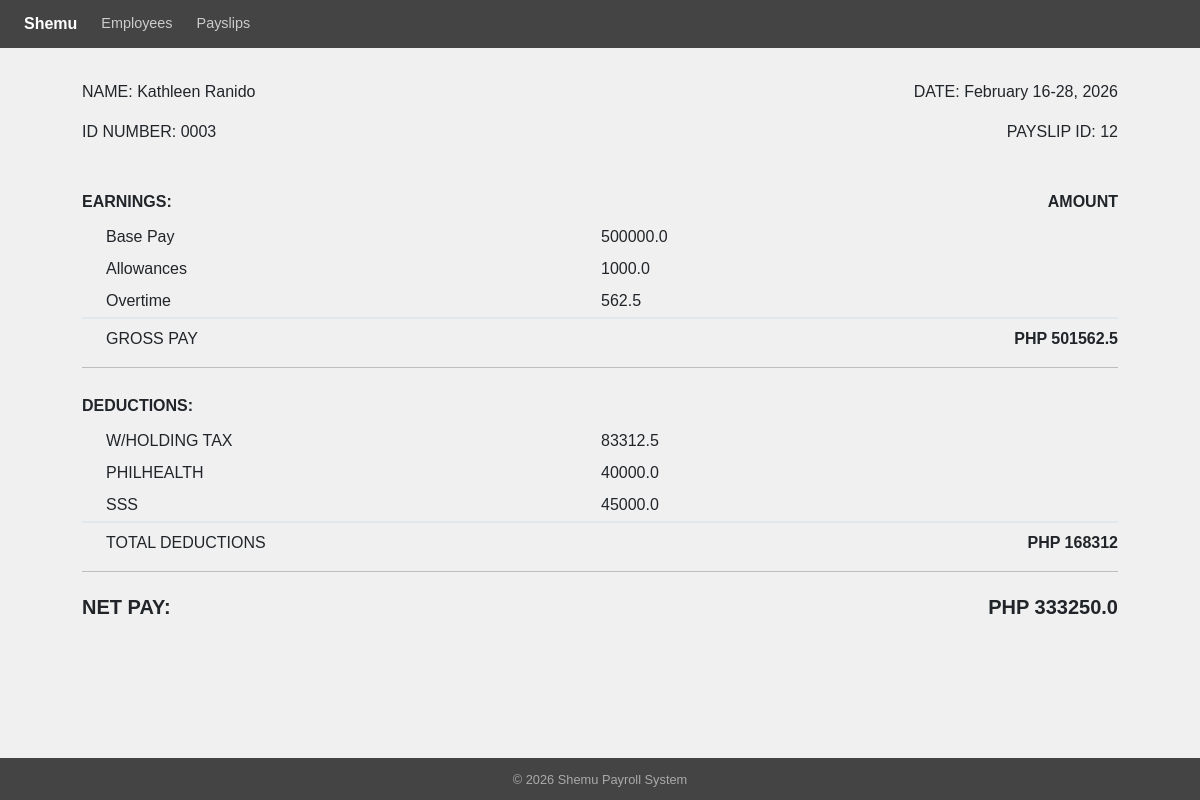
The app's page /payslip/12/, older data.
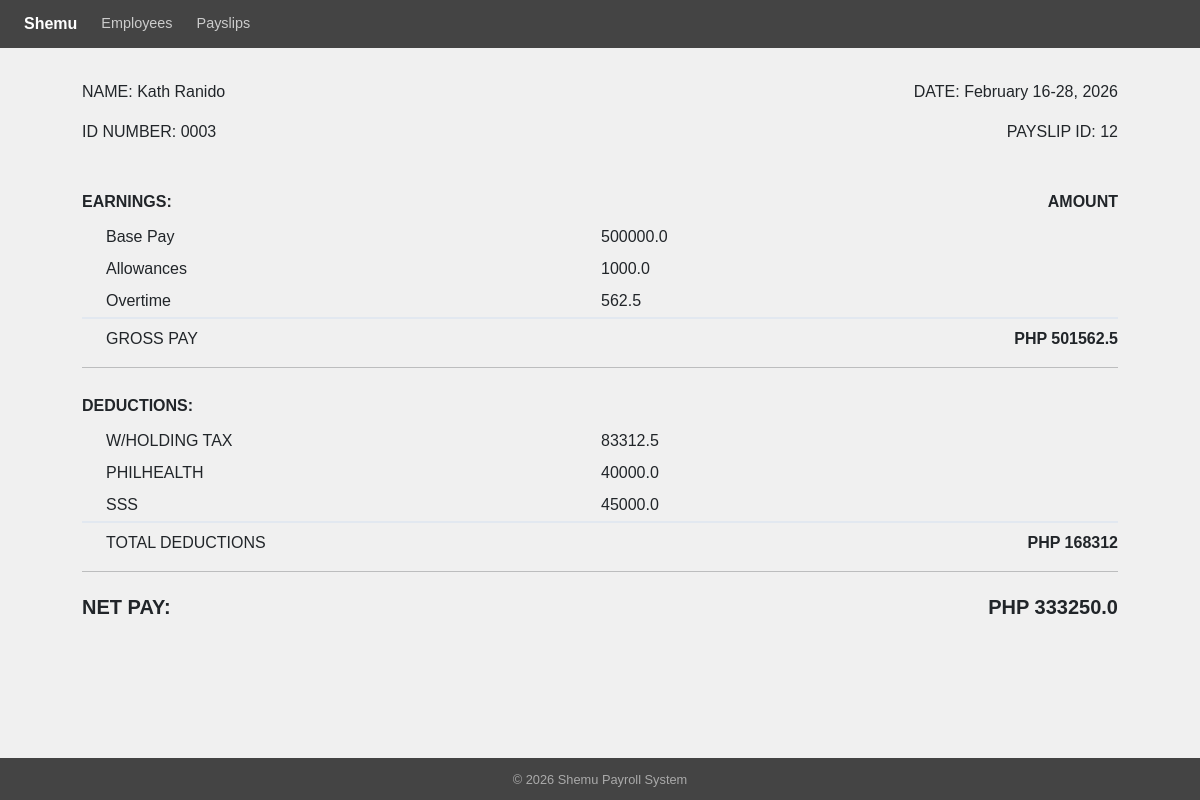
The same page, newer data.
### payroll_app/models.py (models this page shows, shortened)
class Payslip(models.Model):
    employee_id_number = models.ForeignKey(Employee, on_delete=models.CASCADE)
    month = models.CharField(max_length=20)
    date_range = models.CharField(max_length=50)
    year = models.CharField(max_length=10)
    pay_cycle = models.IntegerField()
    rate = models.FloatField()
    earnings_allowance = models.FloatField()
    deductions_tax = models.FloatField()
    deductions_health = models.FloatField()
    pag_ibig = models.FloatField()
    sss = models.FloatField()
    overtime = models.FloatField()
    total_pay = models.FloatField()
    def getCycleRate(self):
        return self.rate / 2

class Employee(models.Model):
    name = models.CharField(max_length=100)
    id_number = models.CharField(max_length=50, unique=True)
    rate = models.FloatField()
    overtime_pay = models.FloatField(null=True, blank=True)
    allowance = models.FloatField(null=True, blank=True)

### payroll_app/views.py (the view)
# urls.py: path('payslip/<int:pk>/',          views.view_payslip,    name='view_payslip'),
def view_payslip(request, pk):
    payslip = get_object_or_404(Payslip, pk=pk) # fetch the Payslip with the given pk from DB, return 404 if not found
    gross_pay = (payslip.rate / 2) + payslip.earnings_allowance + payslip.overtime
    return render(request, 'payroll_app/view_payslip.html', {
        'payslip': payslip,
        'gross_pay': gross_pay,
    })

### payroll_app/templates/payroll_app/view_payslip.html (shortened to what this page needs)
{% extends 'payroll_app/base.html' %}
{% block content %}
  <div style="display:flex; justify-content:space-between; margin-bottom:1.5rem;">
    <div>
      <p>NAME: {{ payslip.employee_id_number.name }}</p>
      <p>ID NUMBER: {{ payslip.employee_id_number.id_number }}</p>
    </div>
    <div style="text-align:right;">
      <p>DATE: {{ payslip.date_range }}</p>
      <p>PAYSLIP ID: {{ payslip.id }}</p>
    </div>
  </div>
  <div style="margin-top:1.25rem;">
    <table style="width:100%; border-collapse:collapse; font-size:1rem; font-family:inherit;">
      <thead>
        <tr>
          <th style="width:50%; text-align:left; font-weight:700; padding:.4rem 0;">EARNINGS:</th>
          <th style="width:25%; text-align:left; font-weight:400; padding:.4rem 0;"></th>
          <th style="width:25%; text-align:right; font-weight:700; padding:.4rem 0;">AMOUNT</th>
        </tr>
        <tr>
          <td style="padding:.25rem 0 .25rem 1.5rem;">Base Pay</td>
          <td style="text-align:left;">{{ payslip.getCycleRate }}</td>
          <td></td>
        </tr>
        <tr>
          <td style="padding:.25rem 0 .25rem 1.5rem;">Allowances</td>
          <td style="text-align:left;">{{ payslip.earnings_allowance }}</td>
          <td></td>
        </tr>
        <tr>
          <td style="padding:.25rem 0 .25rem 1.5rem;">Overtime</td>
          <td style="text-align:left;">{{ payslip.overtime }}</td>
          <td></td>
        </tr>
      </thead>
      <tbody>
        <tr style="border-top:2px solid #e2e8f0;">
          <td style="padding:.25rem 0 .25rem 1.5rem;">GROSS PAY</td>
          <td></td>
          <td style="text-align:right; padding:.5rem 0; font-weight:700;">PHP {{ gross_pay }} </td>
        </tr>
      </tbody>
    </table>
  </div>
  <hr style="margin-top:.5rem;">
  <div style="margin-top:1.25rem;">
    <table style="width:100%; border-collapse:collapse; font-size:1rem; font-family:inherit;">
      <thead>
        <tr>
          <th style="width:50%; text-align:left; font-weight:700; padding:.4rem 0;">DEDUCTIONS:</th>
          <th style="width:25%; text-align:left; font-weight:400; padding:.4rem 0;"></th>
          <th style="width:25%; text-align:right; font-weight:700; padding:.4rem 0;"></th>
        </tr>
        <tr>
          <td style="padding:.25rem 0 .25rem 1.5rem;">W/HOLDING TAX</td>
          <td style="text-align:left;">{{ payslip.deductions_tax }}</td>
          <td></td>
        </tr>
        {% if payslip.pay_cycle == 1 %}
        <tr>
          <td style="padding:.25rem 0 .25rem 1.5rem;">PAG-IBIG</td>
          <td style="text-align:left;">{{ payslip.pag_ibig }}</td>
          <td></td>
        </tr>
        {% else %}
        <tr>
          <td style="padding:.25rem 0 .25rem 1.5rem;">PHILHEALTH</td>
          <td style="text-align:left;">{{ payslip.deductions_health }}</td>
          <td></td>
        </tr>
        <tr>
          <td style="padding:.25rem 0 .25rem 1.5rem;">SSS</td>
          <td style="text-align:left;">{{ payslip.sss }}</td>
          <td></td>
        </tr>
        {% endif %}
      </thead>
      <tbody>
        <tr style="border-top:2px solid #e2e8f0;">
          <td style="padding:.25rem 0 .25rem 1.5rem;">TOTAL DEDUCTIONS</td>
          <td></td>
          <td style="text-align:right; padding:.5rem 0; font-weight:700;">PHP {{ payslip.deductions_tax|add:payslip.pag_ibig|add:payslip.deductions_health|add:payslip.sss }}</td>
        </tr>
      </tbody>
    </table>
  </div>
  <hr style="margin-top:.5rem;">
  <div style="display:flex; justify-content:space-between; margin-top:1.25rem; font-size:1.25rem; font-weight:700;">
    <span>NET PAY:</span>
    <span>PHP {{ payslip.total_pay }}</span>
  </div>
{% endblock %}

Row changes from the older to the newer data that the page shows:
changed through a linked row, Payslip id 12: employee_id_number.name "Kathleen Ranido" → "Kath Ranido"
